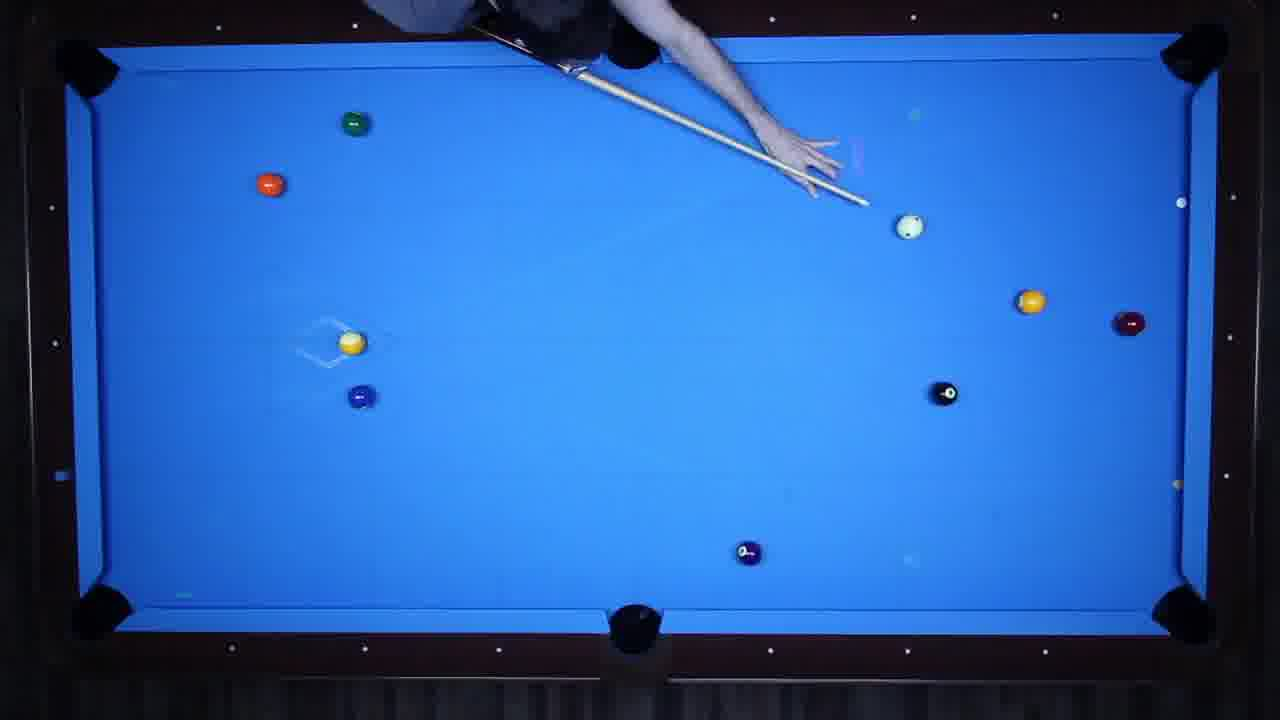
#> input picture demo_images/gameplay.jpg, 1280 x 720 px
$ python index.py
#> lines starting #> are read from the running program, lines starting #| are printed output that depends on the picture
import cv2

# Read an image as greyscale
image = cv2.imread('demo_images/gameplay.jpg', cv2.IMREAD_GRAYSCALE)
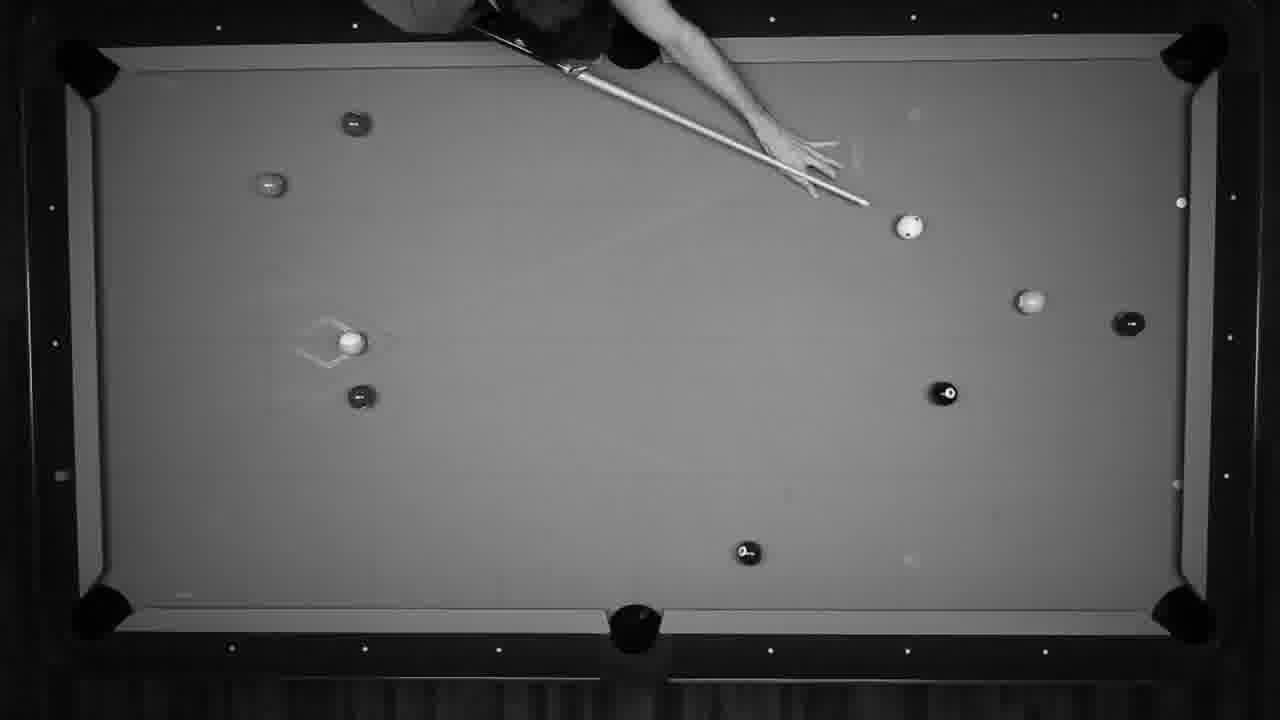
#> image: shape (720, 1280); min 0, max 255, mean 88

# Save the image
cv2.imwrite('demo_images/gameplay-greyscale.jpg', image)

# Read an image as HSV
image = cv2.imread('demo_images/gameplay.jpg', cv2.COLOR_BGR2HSV)
#> image: shape (180, 320, 3)

# Save the image
cv2.imwrite('demo_images/gameplay-hsv.jpg', image)
